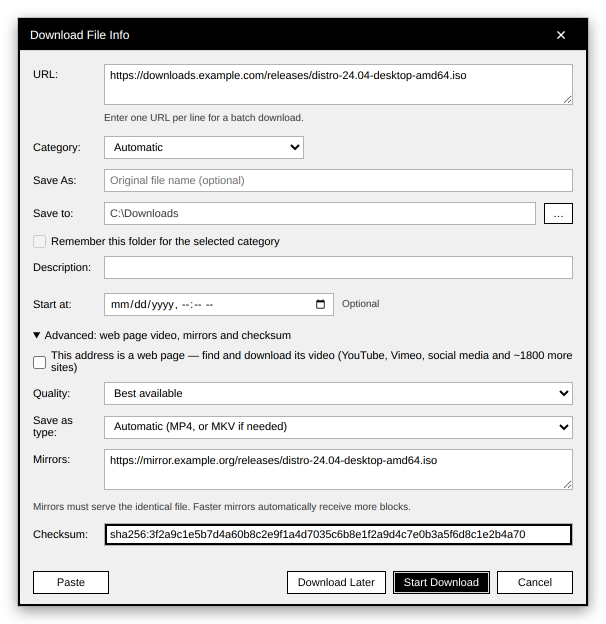
#> input picture docs/media/screenshot-add.png, 1212 x 1248 px (shown at 1/2 size)
$ python -i capture-readme-media.py   (imports and definitions only)
#> lines starting #> are read from the running program, lines starting #| are printed output that depends on the picture; after the words box and inside, x2 and y2 are one past the last pixel; in counts of white or black regions, pixels touching at a corner belong together
#> further down, picture is the input picture: PIL image 1212x1248 RGBA; mean R, G, B, A 194.1, 194.1, 194.1, 228.8
#!/usr/bin/env python3
"""Renders ZDM's real interface (renderer/) with SAMPLE downloads and records the images used in README.md.

    pip install pillow playwright && python -m playwright install chromium
    python scripts/capture-readme-media.py

Only the desktop bridge (window.downloader, normally provided by the Electron preload script) is replaced by sample data;
the HTML, CSS and JavaScript are the application's own. Nothing here downloads anything. The pages are drawn by Chromium
(the engine inside Electron), with Liberation Sans standing in for Segoe UI when it is not installed.

Output (docs/media/): screenshot-main.png, screenshot-add.png, screenshot-details.png, demo.gif
"""
import hashlib
import http.server
import io
import json
import math
import socketserver
import threading
from functools import partial
from pathlib import Path

from PIL import Image, ImageDraw, ImageFilter
from playwright.sync_api import sync_playwright

ROOT = Path(__file__).resolve().parent.parent
OUT = ROOT / 'docs' / 'media'
# [1 line not run here, left out]
MB, GB = 1024 ** 2, 1024 ** 3
MAIN_SIZE = (1180, 600)          # window used for the GIF
LIST_SIZE = (1180, 470)          # window used for the list screenshot
ADD_SIZE = (1180, 690)           # tall enough for the whole Add dialog with Advanced open
PROGRESS_SIZE = (565, 600)       # the real details ("progress") window, a little taller than its 485 px default so the mirror table fits
FONT_FIX = ':root,button,input,textarea,select,dialog,table{font-family:"Segoe UI","Liberation Sans",Arial,sans-serif !important}'


# --- sample data -----------------------------------------------------------------------------------------------------
def digest(name):
    return hashlib.sha256(name.encode()).hexdigest(), hashlib.md5(name.encode()).hexdigest()


# [41 lines left out: functions sample, live_transfer, connections, initial_downloads, not called in this run]


SETTINGS = dict(defaultDirectory='C:\\Downloads', categoryDirectories={}, maxConcurrent=3, connections=32, speedLimitKbps=0,
                notifyOnComplete=True, hideCompletionDialog=False)

# The stand-in for the Electron preload bridge. Every method resolves with the current sample state.
STUB = """
(() => {
  const clone = v => JSON.parse(JSON.stringify(v));
  const state = { downloads: %s, settings: %s, integration: { packaged: false, connectedBrowsers: ['Chrome'] } };
  const listeners = [];
  window.__push = next => { if (next) state.downloads = next; listeners.forEach(cb => cb(clone(state))); };
  window.__lastAdd = null;
  const ok = async () => clone(state);
  window.downloader = {
    snapshot: ok, settings: ok, action: ok, review: ok, clipboard: async () => ({}), integration: async () => clone(state.integration),
    browserSetup: ok, registerBrowser: ok, closeProgress: ok, resizeProgress: ok, about: ok, chooseDirectory: async () => '',
    openProgress: async () => ({}),
    add: async request => { window.__lastAdd = request; return ['d10']; },
    subscribe: cb => { listeners.push(cb); return () => {}; },
    onCommand: () => () => {}
  };
})();
"""


# --- helpers ---------------------------------------------------------------------------------------------------------
class Quiet(http.server.SimpleHTTPRequestHandler):
    def log_message(self, *args):
        pass


# [14 lines left out: functions serve, new_page, not called in this run]


def shot(page):
    return Image.open(io.BytesIO(page.screenshot())).convert('RGB')


def frame_of(image):
    """A soft shadow and a thin border, so a screenshot reads as a window on a page. The padding is transparent, so it works on
    GitHub's light and dark themes."""
    pad = 36
    size = (image.width + 2 * pad, image.height + 2 * pad)
#> size = (1284, 1320)
    shadow = Image.new('L', size, 0)
#> shadow: PIL image 1284x1320 L; every value is 0
    ImageDraw.Draw(shadow).rectangle((pad, pad + 8, pad + image.width, pad + image.height + 8), fill=110)
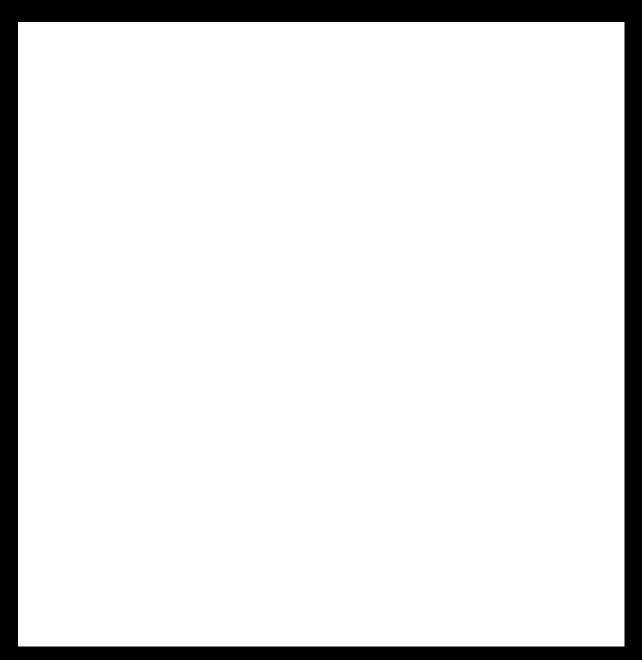
#> shadow: PIL image 1284x1320 L (shown at 1/2 size); values 0 (black) and 110 (white), 89.4% white; 1 black region, box (x1, y1, x2, y2) and area: (0, 0, 1284, 1320) 179843
    shadow = shadow.filter(ImageFilter.GaussianBlur(14))
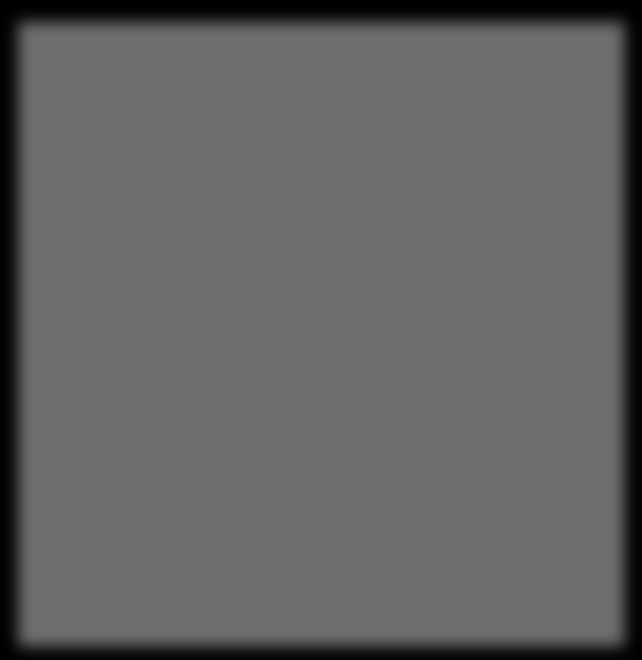
#> shadow: PIL image 1284x1320 L (shown at 1/2 size); min 0, max 110, mean 98.3
    canvas = Image.new('RGBA', size, (0, 0, 0, 0))
#> canvas: PIL image 1284x1320 RGBA; every value is 0
    canvas.paste(Image.new('RGBA', size, (0, 0, 0, 255)), (0, 0), shadow)
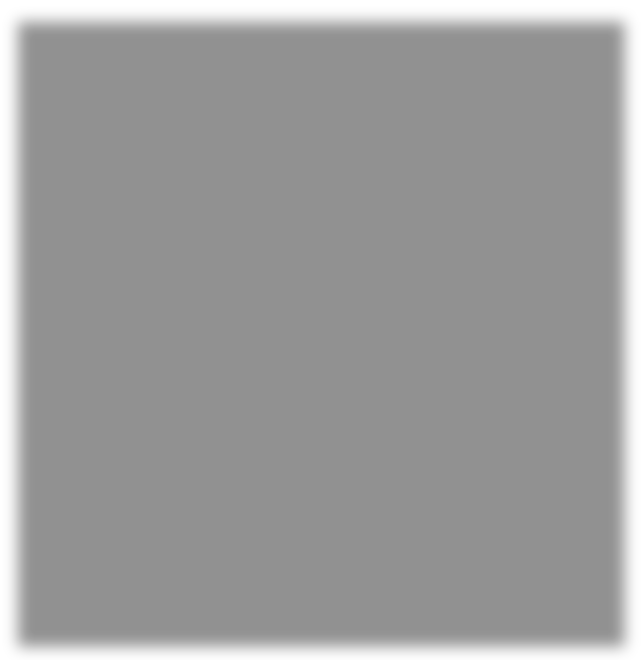
#> canvas: PIL image 1284x1320 RGBA (shown at 1/2 size); mean R, G, B, A 0, 0, 0, 98.3; transparent parts drawn white
    canvas.paste(image.convert('RGBA'), (pad, pad))
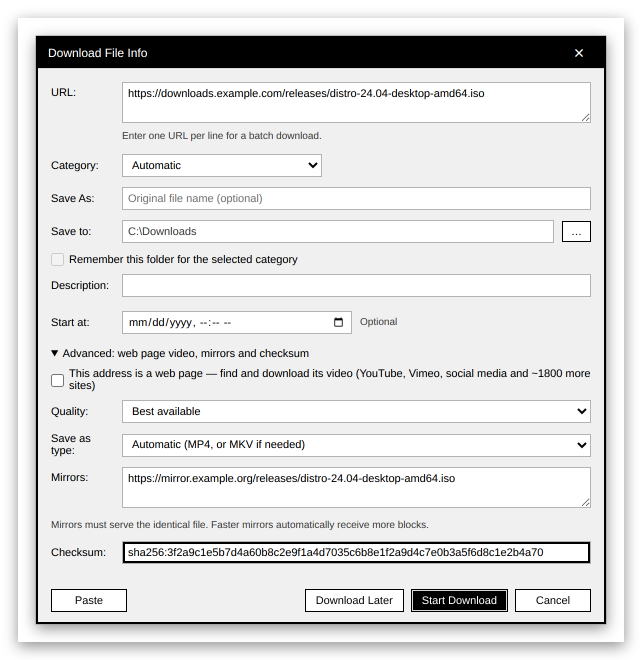
#> canvas: PIL image 1284x1320 RGBA (shown at 1/2 size); mean R, G, B, A 173.2, 173.2, 173.2, 206.2; transparent parts drawn white
    ImageDraw.Draw(canvas).rectangle((pad - 1, pad - 1, pad + image.width, pad + image.height), outline=(150, 150, 150, 255))
    return canvas


# --- animation state -------------------------------------------------------------------------------------------------
# [104 lines left out: functions progressed, main, not called in this run]


# [2 lines not run here, left out]

>>> from PIL import Image
>>> picture = Image.open('../docs/media/screenshot-add.png')
>>> result = frame_of(picture)
